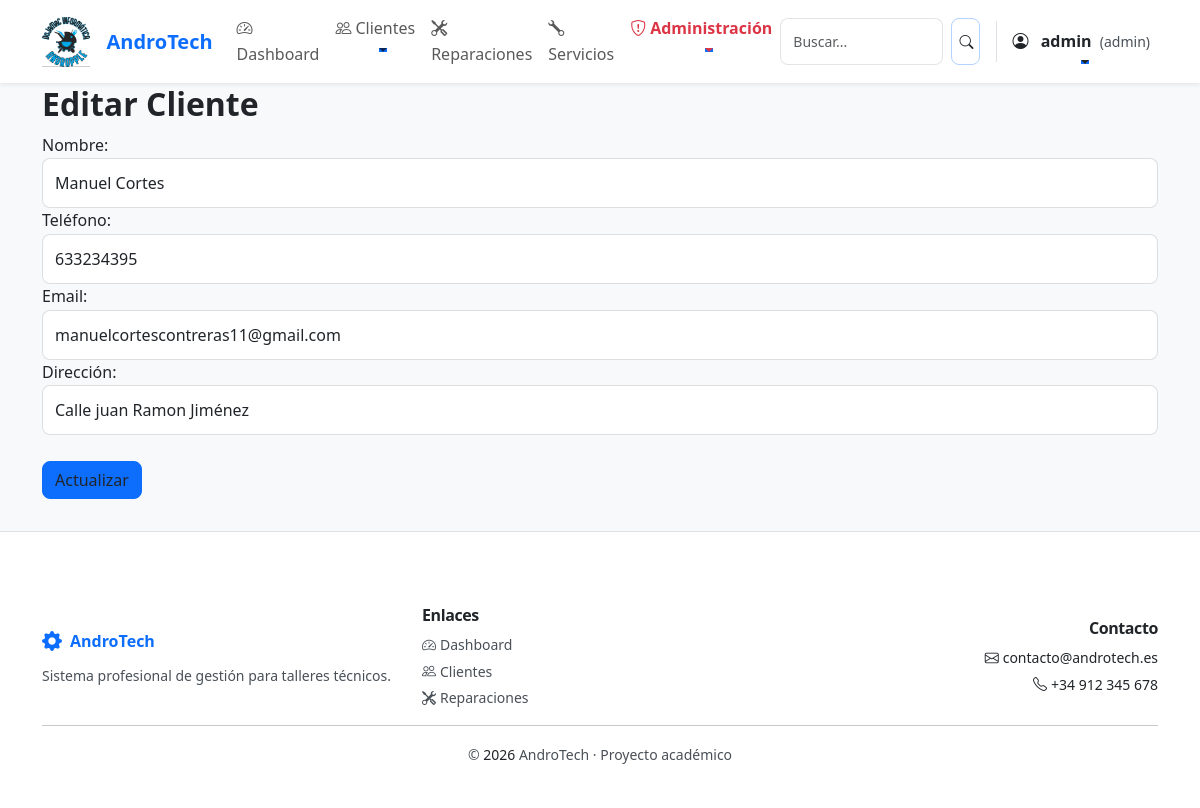
The page /clientes/editar/10000 (signed in) on the database as committed earlier.
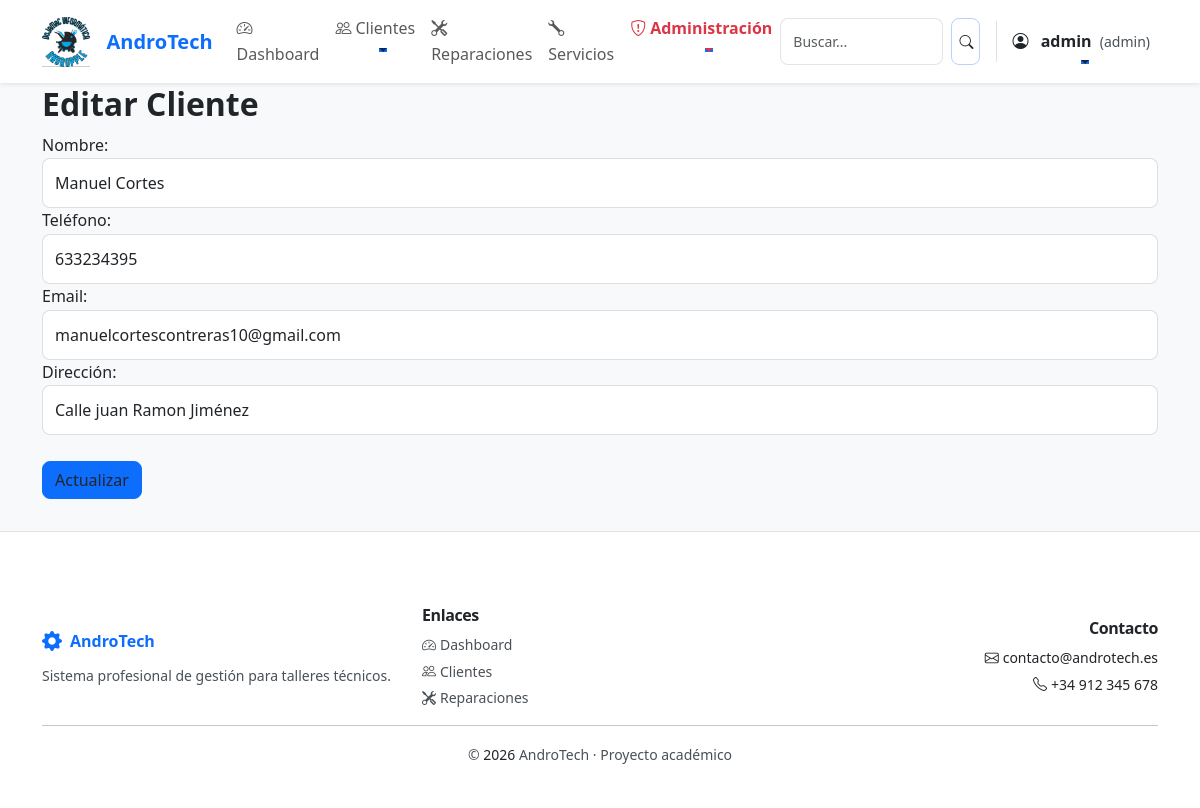
The same page on the database as committed later.
### tables this page shows
CREATE TABLE clientes (
    id INTEGER PRIMARY KEY AUTOINCREMENT,
    nombre TEXT NOT NULL,
    telefono TEXT,
    email TEXT,
    direccion TEXT
);

### app.py (the view, shortened to what this page needs)
@app.route("/clientes/editar/<int:id>", methods=["GET", "POST"])
@login_required
@csrf_protect
def editar_cliente(id):
    conn = get_db()
    cliente = conn.execute("SELECT * FROM clientes WHERE id=?", (id,)).fetchone()
    conn.close()
    return render_template("editar_cliente.html", cliente=cliente)

### app.py (called while the page is built)
@app.before_request
def make_session_permanent():
    session.permanent = True

@app.before_request
def ensure_csrf_token():
    if 'csrf_token' not in session:
        session['csrf_token'] = secrets.token_urlsafe(16)

@app.context_processor
def inject_csrf_token():
    return dict(csrf_token=session.get('csrf_token'))

### auth.py (called while the page is built)
def login_required(f):
    @wraps(f)
    def decorated_function(*args, **kwargs):
        if 'usuario' not in session:
            flash('Debes iniciar sesión para acceder a esta página.', 'danger')
            return redirect(url_for('login'))
        return f(*args, **kwargs)
    return decorated_function

### db.py (called while the page is built)
def get_db():
    conn = sqlite3.connect("database/andro_tech.db")
    conn.row_factory = sqlite3.Row
    return conn

### utils/security.py (called while the page is built)
def ensure_csrf_token():
    if 'csrf_token' not in session:
        session['csrf_token'] = secrets.token_urlsafe(16)

def inject_csrf_token():
    return dict(csrf_token=session.get('csrf_token'))

def csrf_protect(f):
    @wraps(f)
    def decorated_function(*args, **kwargs):
        if request.method == 'POST':
            if not validate_csrf():
                return redirect(request.url)
        return f(*args, **kwargs)
    return decorated_function

### templates/editar_cliente.html (shortened to what this page needs)
{% extends "base.html" %}
{% block content %}
<h2>Editar Cliente</h2>
<form method="POST" class="needs-validation" novalidate>
    <label>Nombre:</label>
    <input type="text" name="nombre" class="form-control" value="{{ cliente.nombre }}" required>
    <label>Teléfono:</label>
    <input type="text" name="telefono" class="form-control" value="{{ cliente.telefono }}">
    <label>Email:</label>
    <input type="email" name="email" class="form-control" value="{{ cliente.email }}">
    <label>Dirección:</label>
    <input type="text" name="direccion" class="form-control" value="{{ cliente.direccion }}">
    <br>
    <button class="btn btn-primary">Actualizar</button>
</form>
{% endblock %}

Rows that differ between the two databases and show on the page:
changed clientes "Manuel Cortes": email "manuelcortescontreras11@gmail.com" → "manuelcortescontreras10@gmail.com"
